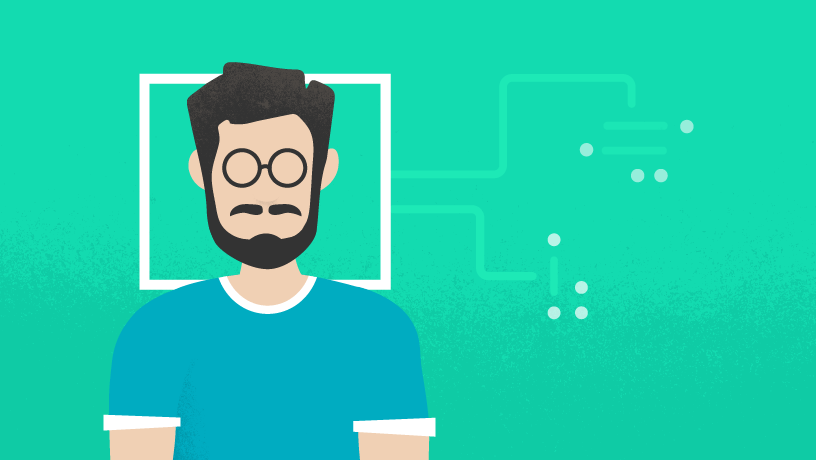
#> input picture faces/images/face2.png, 816 x 460 px; its folder holds only this picture in this run
$ python face_trian.py   (older library calls are emulated)
#> lines starting #> are read from the running program, lines starting #| are printed output that depends on the picture
import cv2
import os
import numpy as np
from PIL import Image
import pickle

BASE_DIR = os.path.dirname(os.path.abspath(__file__))
image_dir = os.path.join(BASE_DIR, "images")

face_cascade = cv2.CascadeClassifier('E:\\faces\\data\\haarcascade_frontalface_alt2.xml')
recognizer = cv2.face.LBPHFaceRecognizer_create()

current_id = 0
label_ids = {}
y_labels = []
x_train = []

for root, dirs, files in os.walk(image_dir):
	for file in files:
		if file.endswith("png") or file.endswith("jpg"):
			path = os.path.join(root, file)
			label = os.path.basename(root).replace(" ", "-").lower()
			#print(label, path)
			if not label in label_ids:
				label_ids[label] = current_id
				current_id += 1
			id_ = label_ids[label]
			#print(label_ids)
			#y_labels.append(label) # some number
			#x_train.append(path) # verify this image, turn into a NUMPY arrray, GRAY
			pil_image = Image.open(path).convert("L") # grayscale
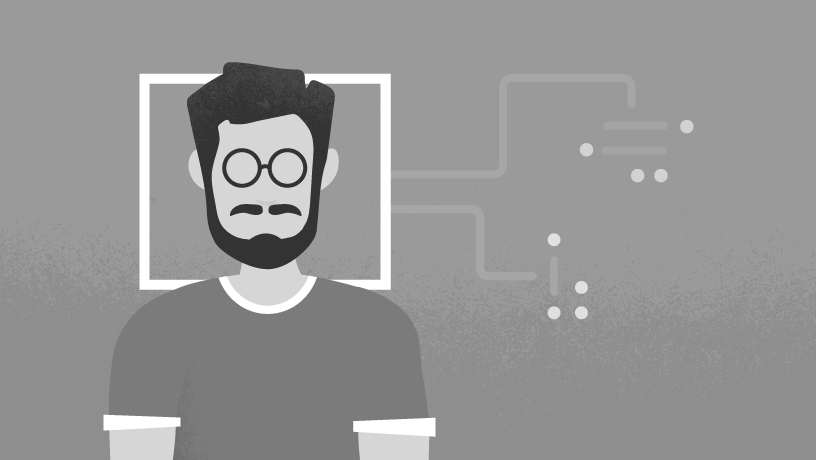
#> pil_image: PIL image 816x460 L; min 51, max 255, mean 149.6
			size = (550, 550)
			final_image = pil_image.resize(size, Image.ANTIALIAS)
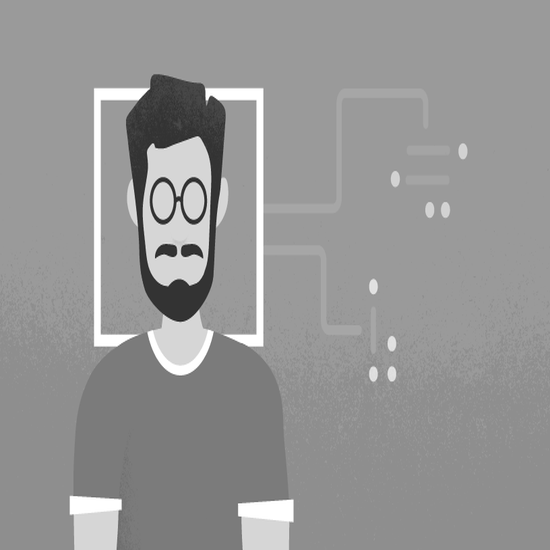
#> final_image: PIL image 550x550 L; min 31, max 255, mean 149.6
			image_array = np.array(final_image, "uint8")
			#print(image_array)
			faces = face_cascade.detectMultiScale(image_array, scaleFactor=1.5, minNeighbors=5)
#> faces = ()

			for (x,y,w,h) in faces:
				roi = image_array[y:y+h, x:x+w]
				x_train.append(roi)
				y_labels.append(id_)
#> this loop made 0 passes
#> after the loop, x_train = []; y_labels = []


#print(y_labels)
#print(x_train)

with open("pickles/labels.pickle", 'wb') as f:
	pickle.dump(label_ids, f)

#> (the run stopped early here; a loop or call above may not have finished)
